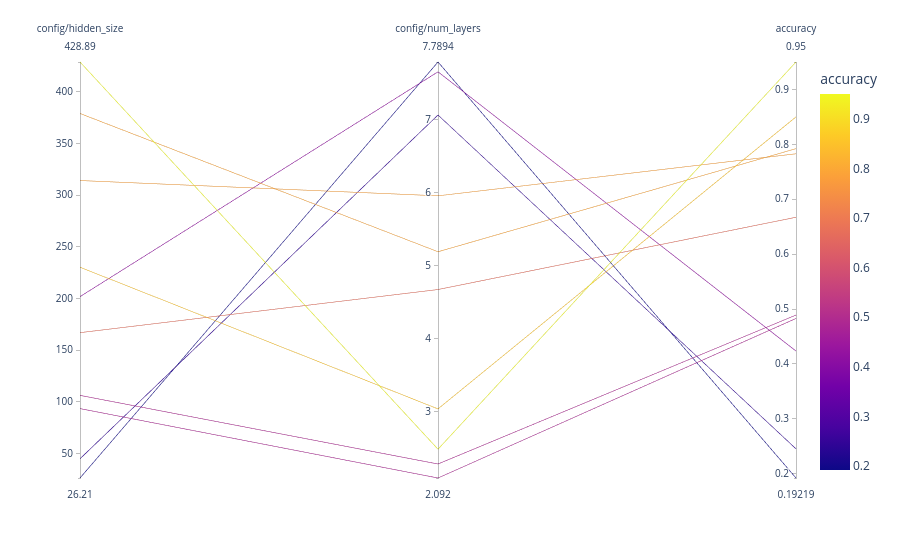

Notebook source saved alongside this figure:
### Markdown cell above
As you can see, bayes really focuses on the promising areas. It is much more efficient than random search, and also more efficient than grid search.
We have set the `random_search_steps` to 5, this means that we will do 5 random searches first, to get a good initial idea of the space. As you can see, 5 is a bit low, because it might lead to premature converging to a local optimum. You can increase this number to get a better initial idea of the space, but you will also need to increase the number of iterations after the initial random scan.

### Code cell
visualize.parallel_plot(analysis, columns)

### Figure 1 — Plotly figure (JSON) as saved in the notebook; plotly's stock layout.template omitted (floating-point values rounded to 4 significant figures)
{"data": [{"dimensions": [{"label": "config/hidden_size", "values": [201.8, 379.1, 93.39, 44.81, 314.2, 26.21, 428.9, 106.2, 166.9, 230.2]}, {"label": "config/num_layers", "values": [7.655, 5.191, 2.092, 7.063, 5.957, 7.789, 2.486, 2.284, 4.673, 3.039]}, {"label": "accuracy", "values": [0.4234, 0.7922, 0.4828, 0.2453, 0.7828, 0.1922, 0.95, 0.4891, 0.6672, 0.85]}], "domain": {"x": [0, 1], "y": [0, 1]}, "line": {"color": [0.4234, 0.7922, 0.4828, 0.2453, 0.7828, 0.1922, 0.95, 0.4891, 0.6672, 0.85], "coloraxis": "coloraxis"}, "name": "", "type": "parcoords"}], "layout": {"coloraxis": {"colorbar": {"title": {"text": "accuracy"}}, "colorscale": [[0, "#0d0887"], [0.1111, "#46039f"], [0.2222, "#7201a8"], [0.3333, "#9c179e"], [0.4444, "#bd3786"], [0.5556, "#d8576b"], [0.6667, "#ed7953"], [0.7778, "#fb9f3a"], [0.8889, "#fdca26"], [1, "#f0f921"]]}, "legend": {"tracegroupgap": 0}, "margin": {"t": 60}}}
